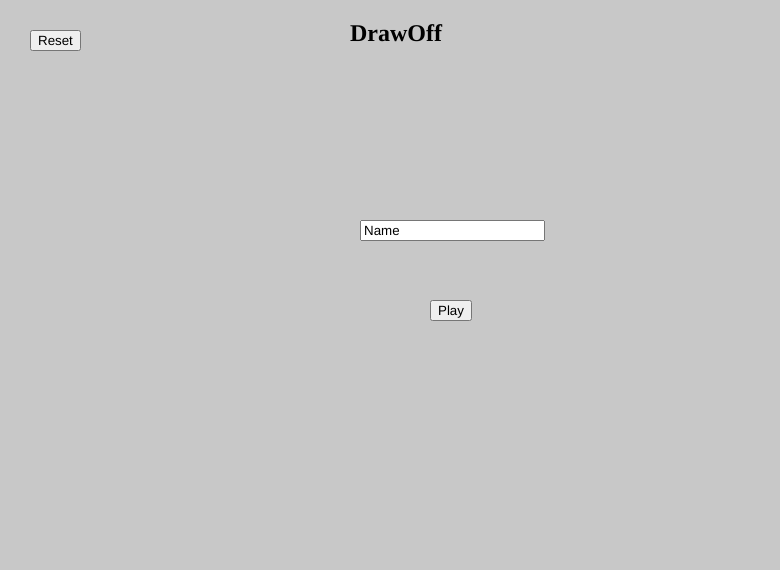
Frame 1 (no input)
Frame 60 (no input): identical to frame 1, image omitted
Frame 120 (the mouse pressed at the canvas centre since frame 60): identical to frame 1, image omitted

The p5.js sketch that drew this single still picture (run headless with seeded random() and noise() and a simulated clock; from frame 60 on, the mouse is pressed at the canvas centre):

// p5.js sketch
// ── sketch.js
var prev = [];
var current = [];

var clear;

//var colur;

var gameState = 0;

var form, canvas;

//var color = 'black';

//var database;

function setup(){
     canvas = createCanvas(displayWidth - 20 ,displayHeight - 30);

    if (gameState === 0){
        form = new Form();
        form.display();
    }
}

function draw(){
    background(200);

    console.log(gameState)
    if (gameState === 1) {
        drawOff()
    }
}
    
function drawOff(){
    form.hide()
    canvas.mousePressed(startPath);

    clear = createButton('Clear Screen');
    clear.position(50,50);
    clear.mousePressed(clearDrawing);

    if(mouseIsPressed){
        var point = {
            x : mouseX,
            y : mouseY
        }

        current.push(point);

        //putScreen();
    }

    strokeWeight(3);
        noFill();

        for(var i = 0; i < prev.length ; i++){
            var path = prev[i];

            beginShape();
            for(var a = 0; a <path.length ; a++){
                vertex(path[a].x,path[a].y);
            }
            endShape();

        }

        drawSprites();
    }

function startPath(){
    current = [];
    prev.push(current);
}

function clearDrawing(){
    current = [];
    prev = [];
}


// ── Form.js
class Form {

  constructor() {
    this.input = createInput("Name");
    this.button = createButton('Play');
    this.greeting = createElement('h2');
    this.title = createElement('h2');

    this.reset = createButton('Reset');
  }
  hide(){
    this.greeting.hide();
    this.button.hide();
    this.input.hide();
    this.title.hide();
  }

  display(){
    this.title.html("DrawOff");
    this.title.position(displayWidth/2 - 50, 0);

    this.input.position(displayWidth/2 - 40 , displayHeight/2 - 80);
    this.button.position(displayWidth/2 + 30, displayHeight/2);

    this.reset.position(30,30);
2
    this.button.mousePressed(()=>{
      this.input.hide();
      this.button.hide();
     var name = this.input.value();
      //playerCount+=1;
      //player.index = playerCount;
      //player.update();
      //player.updateCount(playerCount);
      this.greeting.html("Hello " + name)
      this.greeting.position(displayWidth/2 - 70, displayHeight/4);
      gameState = 1;
    })

    this.reset.mousePressed(()=>{
     /* game.update(0);
      player.updateCount(0);
      Player.updateRank(0);*/

     /* for(var i = 0 ; i < allPlayers.length ; i++){
        allPLayers[i].distance = 0;
      }*/
    })

  }
}
